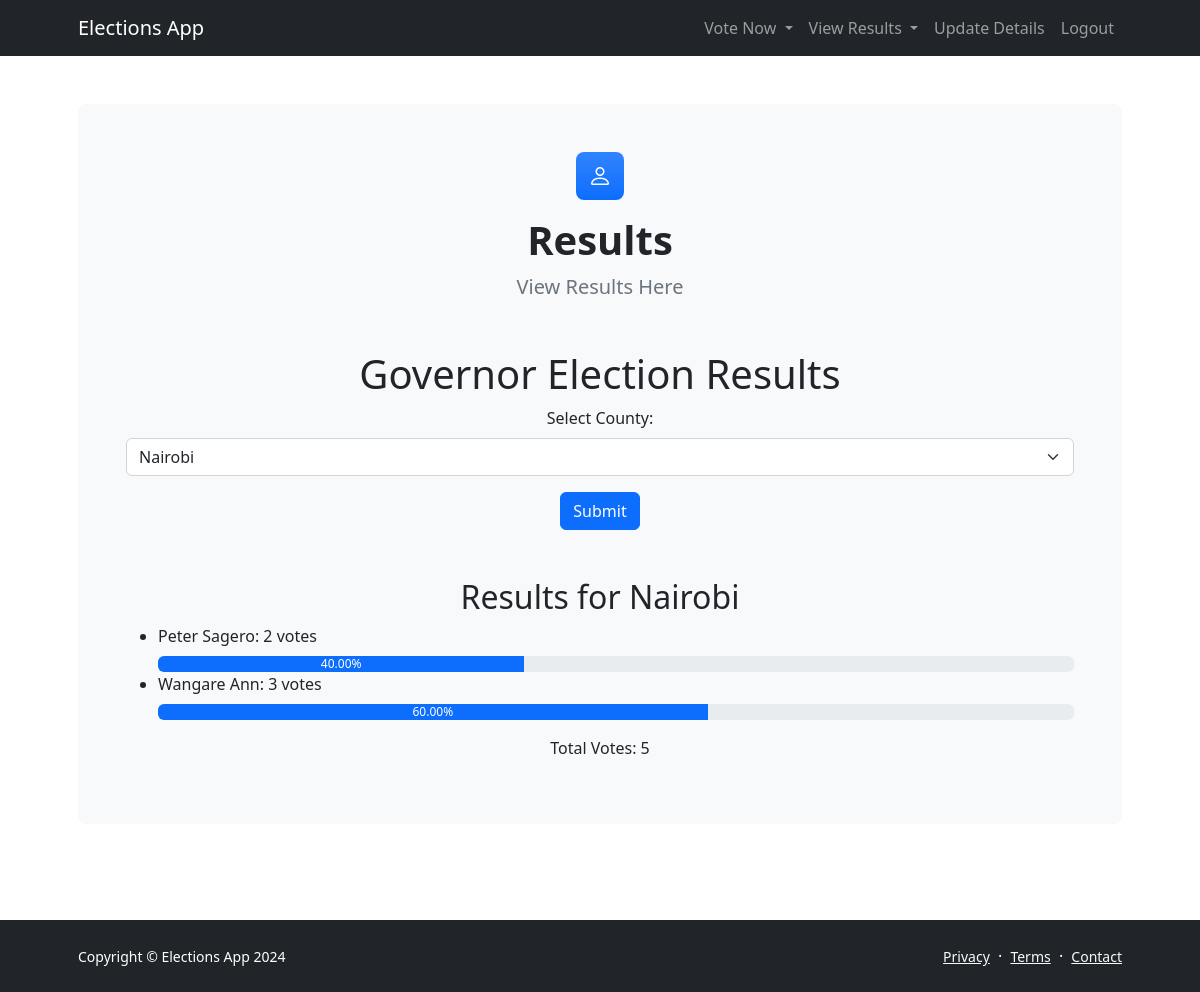
Before: /results/governor (signed in) with the older database file.
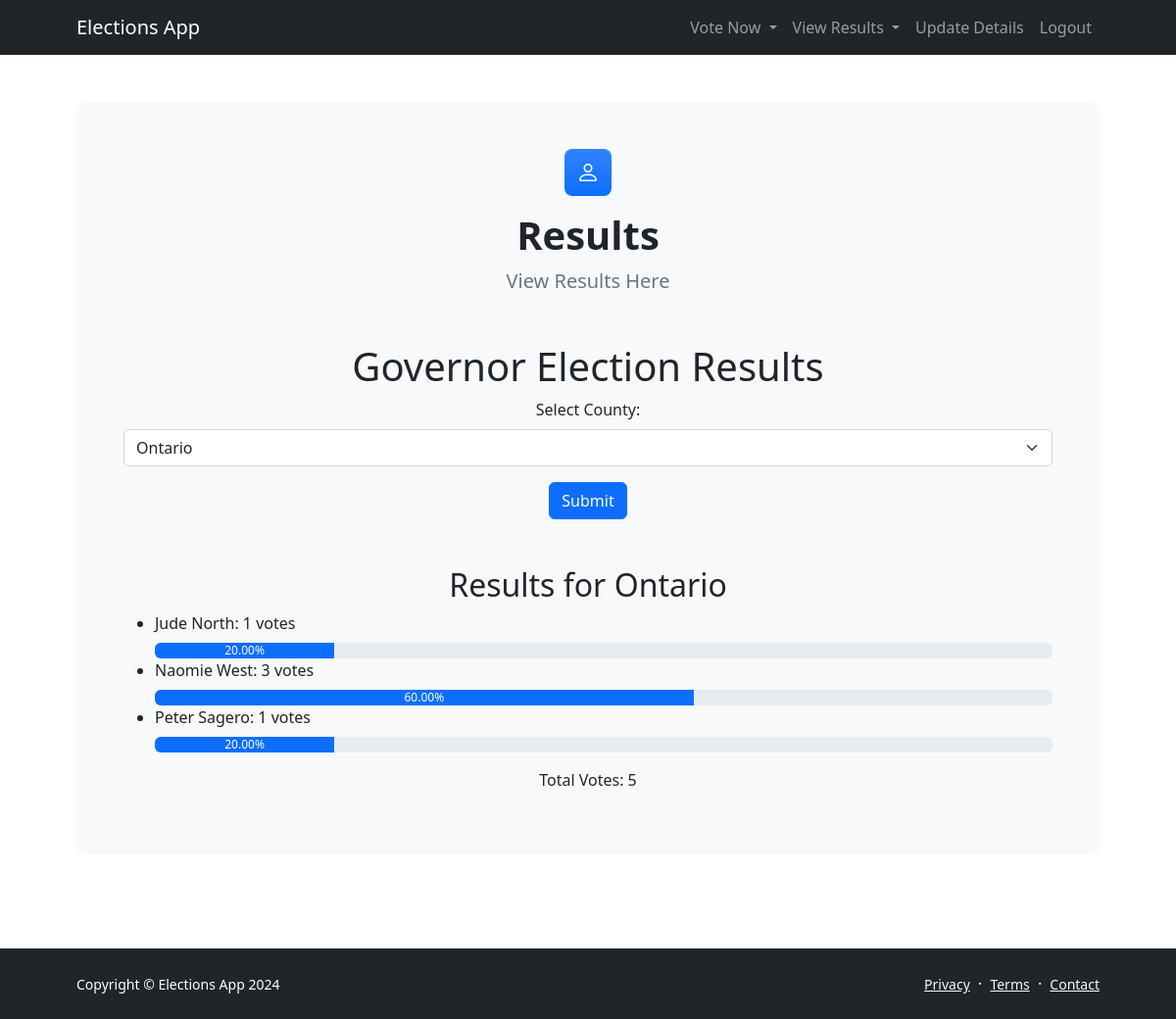
After: the same page with the newer database file.
### app/models.py (models this page shows)
class Voter(db.Model):
    id = db.Column(db.Integer, primary_key=True)
    national_id = db.Column(db.String(20), unique=True, nullable=False)
    county = db.Column(db.String(100), nullable=False)
    name = db.Column(db.String(100), nullable=False)
    phone_number = db.Column(db.String(20), nullable=True)
    email = db.Column(db.String(100), nullable=True)
    password_hash = db.Column(db.String(128))  # New field for storing hashed passwords
    votes_president = db.relationship('Vote_president', backref='voter', lazy=True)
    votes_governor = db.relationship('Vote_governor', backref='voter', lazy=True)

class Governor(db.Model):
    id = db.Column(db.Integer, primary_key=True)
    national_id = db.Column(db.String(20), unique=True, nullable=False)
    name = db.Column(db.String(100), nullable=False)
    party_name = db.Column(db.String(100), nullable=False)
    county = db.Column(db.String(50), nullable=False)
    party_color = Column(String(20), nullable=False)

### app/routes.py (the view)
@app.route('/results/governor', methods=['GET', 'POST'])
def governor_election_results():
    counties = db.session.query(Voter.county).distinct().all()  # Get distinct counties
    print(counties)
    if request.method == 'POST':
        selected_county = request.form.get('county')
        if selected_county:
            governor_results = db.session.query(Governor.name, func.count(Vote_governor.id)) \
                .join(Vote_governor, Governor.id == Vote_governor.governor_id) \
                .join(Voter, Voter.id == Vote_governor.voter_id) \
                .filter(Voter.county == selected_county) \
                .group_by(Governor.name).all()
            total_votes = db.session.query(func.count(Vote_governor.id)) \
                .join(Voter, Voter.id == Vote_governor.voter_id) \
                .filter(Voter.county == selected_county).scalar()
            return render_template('governor_results.html', governor_results=governor_results, total_votes=total_votes, selected_county=selected_county, counties=counties)
    else:
        if 'voter_logged_in' in session:
            national_id = session.get('national_id')
            try:
                voter = Voter.query.filter_by(national_id=national_id).one()
                selected_county = voter.county
            except NoResultFound:
                flash('No voter found with the provided national ID.', 'error')
                return redirect(url_for('home'))
        else:
            flash('You need to be logged in to view results.', 'error')
            return redirect(url_for('voter_login'))
        governor_results = db.session.query(Governor.name, func.count(Vote_governor.id)) \
            .join(Vote_governor, Governor.id == Vote_governor.governor_id) \
            .join(Voter, Voter.id == Vote_governor.voter_id) \
            .filter(Voter.county == selected_county) \
            .group_by(Governor.name).all()
        total_votes = db.session.query(func.count(Vote_governor.id)) \
            .join(Voter, Voter.id == Vote_governor.voter_id) \
            .filter(Voter.county == selected_county).scalar()
        return render_template('governor_results.html', governor_results=governor_results, total_votes=total_votes, selected_county=selected_county, counties=counties)

### app/templates/governor_results.html (shortened to what this page needs)
<!DOCTYPE html>
<html lang="en">
<head>
    <link href="https://cdn.jsdelivr.net/npm/bootstrap@5.2.3/dist/css/bootstrap.min.css" rel="stylesheet">
    <link href="https://cdn.jsdelivr.net/npm/bootstrap-icons@1.5.0/font/bootstrap-icons.css" rel="stylesheet">
    <link href="{{ url_for('static', filename='css/styles.css') }}" rel="stylesheet" />
</head>
<body class="d-flex flex-column">
    <main class="flex-shrink-0">
        <nav class="navbar navbar-expand-lg navbar-dark bg-dark">
            <div class="container px-5">
                <a class="navbar-brand" href="{{ url_for('home') }}">Elections App</a>
                <div class="collapse navbar-collapse" id="navbarSupportedContent">
                    <ul class="navbar-nav ms-auto mb-2 mb-lg-0">
                        <li class="nav-item dropdown">
                            <a class="nav-link dropdown-toggle" href="#" id="navbarDropdown" role="button" data-bs-toggle="dropdown" aria-expanded="false">
                                Vote Now
                            </a>
                        </li>
                        <li class="nav-item dropdown">
                            <a class="nav-link dropdown-toggle" href="#" id="navbarDropdown" role="button" data-bs-toggle="dropdown" aria-expanded="false">
                                View Results
                            </a>
                        </li>
                        <li class="nav-item"><a class="nav-link" href="{{ url_for('update_voter', national_id='ENTER_NATIONAL_ID_HERE') }}">Update Details</a></li>
                        <li class="nav-item"><a class="nav-link" href="/voter/logout">Logout</a></li>
                    </ul>
                </div>
            </div>
        </nav>
        <section class="py-5 d-flex justify-content-center align-items-center">
            <div class="container px-5">
                <div class="bg-light rounded-3 py-5 px-4 px-md-5 mb-5">
                    <div class="text-center mb-5">
                        <div class="feature bg-primary bg-gradient text-white rounded-3 mb-3"><i class="bi bi-person"></i></div>
                        <h1 class="fw-bolder">Results</h1>
                        <p class="lead fw-normal text-muted mb-0">View Results Here</p>
                    </div>
                    <h1 class="text-center">Governor Election Results</h1>
                    <form method="post" action="{{ url_for('governor_election_results') }}" class="text-center">
                        <label for="county" class="form-label">Select County:</label>
                        <select class="form-select" id="county" name="county">
                            {% for county in counties %}
                                <option value="{{ county[0] }}" {% if county[0] == selected_county %}selected{% endif %}>{{ county[0] }}</option>
                            {% endfor %}
                        </select>
                        <button type="submit" class="btn btn-primary mt-3">Submit</button>
                    </form>
                    <h2 class="mt-5 text-center">Results for {{ selected_county }}</h2>
                    <div>
                        <ul>
                            {% for result in governor_results %}
                                <li>{{ result[0] }}: {{ result[1] }} votes</li>
                                <div class="progress mt-2">
                                    <div class="progress-bar" role="progressbar" style="width: {{ (result[1]/total_votes)*100 }}%" aria-valuenow="{{ (result[1]/total_votes)*100 }}" aria-valuemin="0" aria-valuemax="100">
                                        {{ '%.2f' % ((result[1]/total_votes)*100) }}%
                                    </div>
                                </div>
                            {% endfor %}
                        </ul>
                        <p class="text-center mt-3">Total Votes: {{ total_votes }}</p>
                    </div>
                </div>
            </div>
        </section>
    </main>
    <footer class="bg-dark py-4 mt-auto">
        <div class="container px-5">
            <div class="row align-items-center justify-content-between flex-column flex-sm-row">
                <div class="col-auto"><div class="small m-0 text-white">Copyright &copy; Elections App 2024</div></div>
                <div class="col-auto">
                    <a class="link-light small" href="#!">Privacy</a>
                    <span class="text-white mx-1">&middot;</span>
                    <a class="link-light small" href="#!">Terms</a>
                    <span class="text-white mx-1">&middot;</span>
                    <a class="link-light small" href="#!">Contact</a>
                </div>
            </div>
        </div>
    </footer>
</body>
</html>

Changed rows visible on the page:
no longer on this page (row unchanged): Governor: name "Wangare Ann", result "3", {{ (result[1]/total_votes)*100 }} 60.0 (drawn), value "60.00"
changed Voter: county "Nairobi" → "Ontario"
now on this page (row unchanged): Governor: name "Jude North", result "1", {{ (result[1]/total_votes)*100 }} 20.0 (drawn), value "20.00"
now on this page (row unchanged): Governor: name "Naomie West", result "3", {{ (result[1]/total_votes)*100 }} 60.0 (drawn), value "60.00"
computed for Governor "Peter Sagero": id "2" → "1"; {{ (result[1]/total_votes)*100 }} 40.0 → 20.0 (drawn); value "40.00" → "20.00"
